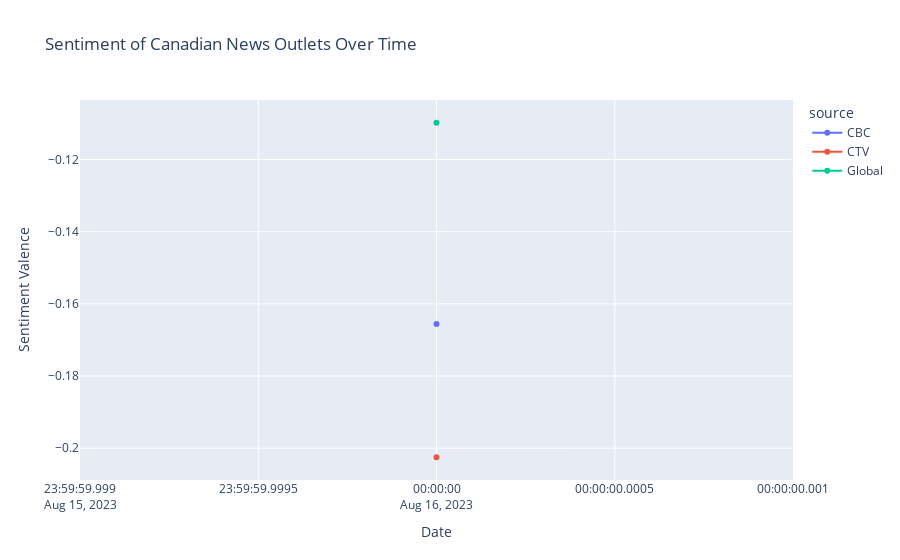

The code cell stored with this chart in its notebook:
### Code cell
import plotly.express as px

fig = px.line(grouped_df, x = 'date', y = 'compound', color = 'source', title = "Sentiment Valency over Time", markers = True)
fig.update_layout(
    title = "Sentiment of Canadian News Outlets Over Time",
    xaxis_title = "Date",
    yaxis_title = "Sentiment Valence"
)

fig.show()

### Figure 1 — Plotly figure (JSON) as saved in the notebook; plotly's stock layout.template omitted (floating-point values rounded to 4 significant figures)
{"data": [{"hovertemplate": "source=CBC<br>date=%{x}<br>compound=%{y}<extra></extra>", "legendgroup": "CBC", "line": {"color": "#636efa", "dash": "solid"}, "marker": {"symbol": "circle"}, "mode": "lines+markers", "name": "CBC", "orientation": "v", "showlegend": true, "type": "scatter", "x": ["2023-08-16"], "xaxis": "x", "y": [-0.1656], "yaxis": "y"}, {"hovertemplate": "source=CTV<br>date=%{x}<br>compound=%{y}<extra></extra>", "legendgroup": "CTV", "line": {"color": "#EF553B", "dash": "solid"}, "marker": {"symbol": "circle"}, "mode": "lines+markers", "name": "CTV", "orientation": "v", "showlegend": true, "type": "scatter", "x": ["2023-08-16"], "xaxis": "x", "y": [-0.2025], "yaxis": "y"}, {"hovertemplate": "source=Global<br>date=%{x}<br>compound=%{y}<extra></extra>", "legendgroup": "Global", "line": {"color": "#00cc96", "dash": "solid"}, "marker": {"symbol": "circle"}, "mode": "lines+markers", "name": "Global", "orientation": "v", "showlegend": true, "type": "scatter", "x": ["2023-08-16"], "xaxis": "x", "y": [-0.1098], "yaxis": "y"}], "layout": {"legend": {"title": {"text": "source"}, "tracegroupgap": 0}, "title": {"text": "Sentiment of Canadian News Outlets Over Time"}, "xaxis": {"anchor": "y", "domain": [0, 1], "title": {"text": "Date"}}, "yaxis": {"anchor": "x", "domain": [0, 1], "title": {"text": "Sentiment Valence"}}}}
